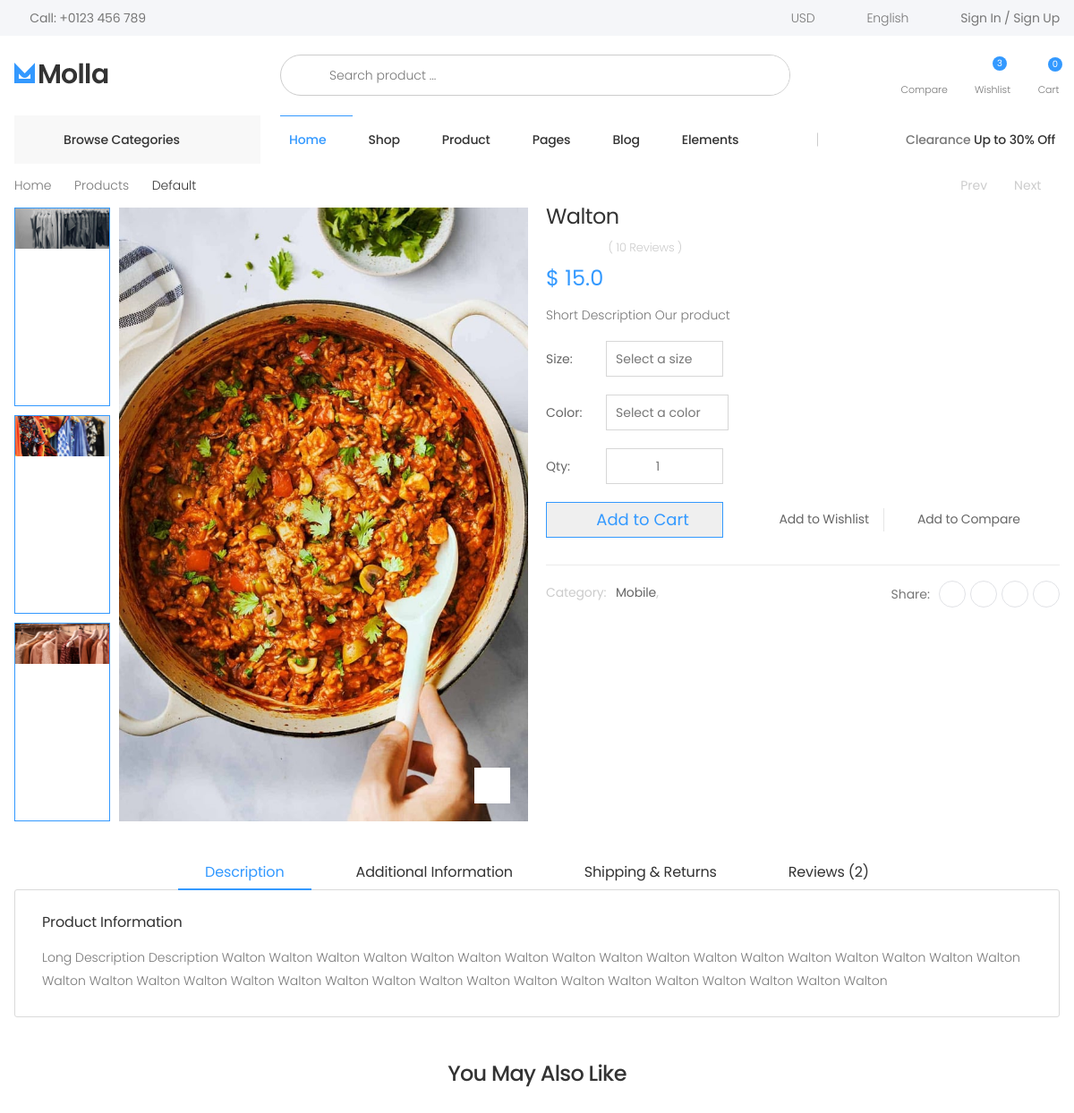
Screenshot of /product/walton/ with the database file from the repository.
### store/models.py (models this page shows, shortened)
class Product(models.Model):
    title = models.CharField(max_length=250, unique=True)
    slug = models.SlugField(unique=True, max_length=250)
    category = models.ForeignKey(Category, related_name='category', on_delete=models.CASCADE)
    featured = models.BooleanField(default=False)
    preview_des = models.CharField(max_length=255, verbose_name='Short Description')
    description = models.TextField(null=True, blank=True, verbose_name='Description')
    image = models.ImageField(upload_to='products', blank=False, null=False)
    price = models.FloatField()
    old_price = models.FloatField(default=0.00, blank=True, null=True)
    in_stock = models.BooleanField(default=True)
    created = models.DateTimeField(auto_now_add=True)
    updated = models.DateTimeField(auto_now=True)
    class Meta:
        ordering = ['-id']

class ProductImages(models.Model):
    product = models.ForeignKey(Product, on_delete=models.CASCADE)
    image = models.FileField(upload_to='prodcut_gallery')
    created = models.DateTimeField(auto_now_add=True)

class Category(models.Model):
    title = models.CharField(max_length=150, unique=True)
    slug = models.SlugField(unique=True, max_length=150)
    featured = models.BooleanField(default=False)
    image = models.ImageField(upload_to='category', blank=True, null=True)
    parent = models.ForeignKey('self', related_name='children', on_delete=models.CASCADE, blank=True, null=True)
    created = models.DateTimeField(auto_now_add=True)
    def __str__(self) -> str:
        return self.title
    class Meta:
        ordering = ['title']
        verbose_name_plural = 'Categories'

### store/views.py (the view)
# urls.py: path('product/<slug>/', views.ProductDetailView.as_view(), name='product-details'),
class ProductDetailView(DetailView):
    model = Product
    template_name = 'store/product.html'
    context_object_name = 'item'
    def get_context_data(self, **kwargs):
        context = super().get_context_data(**kwargs)
        context['product_images'] = ProductImages.objects.filter(product=self.object.id)
        return context

### store/templates/store/product.html (shortened to what this page needs)
{% extends 'base.html' %}
{% load static %}
{% block content %}
<main class="main">
    <nav aria-label="breadcrumb" class="breadcrumb-nav border-0 mb-0">
        <div class="container d-flex align-items-center">
            <ol class="breadcrumb">
                <li class="breadcrumb-item"><a href="index.html">Home</a></li>
                <li class="breadcrumb-item"><a href="#">Products</a></li>
                <li class="breadcrumb-item active" aria-current="page">Default</li>
            </ol>
            <nav class="product-pager ml-auto" aria-label="Product">
                <a class="product-pager-link product-pager-prev" href="#" aria-label="Previous" tabindex="-1">
                    <i class="icon-angle-left"></i>
                    <span>Prev</span>
                </a>
                <a class="product-pager-link product-pager-next" href="#" aria-label="Next" tabindex="-1">
                    <span>Next</span>
                    <i class="icon-angle-right"></i>
                </a>
            </nav>
        </div>
    </nav>
    <div class="page-content">
        <div class="container">
            <div class="product-details-top">
                <div class="row">
                    <div class="col-md-6">
                        <div class="product-gallery product-gallery-vertical">
                            <div class="row">
                                <figure class="product-main-image">
                                    <img id="product-zoom" src="{{item.image.url}}" data-zoom-image="{{item.image.url}}"
                                        alt="product image">
                                    <a href="#" id="btn-product-gallery" class="btn-product-gallery">
                                        <i class="icon-arrows"></i>
                                    </a>
                                </figure>
                                <div id="product-zoom-gallery" class="product-image-gallery">
                                    {% for product_image in product_images %}
                                    <a class="product-gallery-item active" href="#"
                                        data-image="{{product_image.image.url}}"
                                        data-zoom-image="{{product_image.image.url}}">
                                        <img src="{{product_image.image.url}}" alt="product side">
                                    </a>
                                    {% endfor %}
                                </div>
                            </div>
                        </div>
                    </div>
                    <div class="col-md-6">
                        <div class="product-details">
                            <h1 class="product-title">{{item.title}}</h1>
                            <div class="ratings-container">
                                <div class="ratings">
                                    <div class="ratings-val" style="width: 80%;"></div>
                                </div>
                                <a class="ratings-text" href="#product-review-link" id="review-link">( 10 Reviews )</a>
                            </div>
                            <div class="product-price">
                                $ {{item.price}}
                            </div>
                            <div class="product-content">
                                <p>{{item.preview_des}}</p>
                            </div>
                            <form action="{% url 'order:add-to-cart' pk=item.pk %}" method="post">
                                {% if item.variationvalue_set.sizes %}
                                <div class="details-filter-row details-row-size">
                                    <label for="size">Size:</label>
                                    <div class="select-custom">
                                        <select name="size" id="size" class="form-control">
                                            <option value="#" selected="selected">Select a size</option>
                                        </select>
                                    </div>
                                </div>
                                {% endif %}
                                {% if item.variationvalue_set.colors %}
                                <div class="details-filter-row details-row-size">
                                    <label for="color">Color:</label>
                                    <div class="select-custom">
                                        <select name="color" id="size" class="form-control">
                                            <option value="#" selected="selected">Select a color</option>
                                        </select>
                                    </div>
                                </div>
                                {% endif %}
                                <div class="details-filter-row details-row-size">
                                    <label for="qty">Qty:</label>
                                    <div class="product-details-quantity">
                                        <input name="quantity" type="number" id="qty" class="form-control" value="1"
                                            min="1" max="10" step="1" data-decimals="0" required>
                                    </div>
                                </div>
                                <div class="product-details-action">
                                    <button type="submit" class="btn-product btn-cart">Add to Cart</button>
                                    <div class="details-action-wrapper">
                                        <a href="#" class="btn-product btn-wishlist" title="Wishlist"><span>Add to
                                                Wishlist</span></a>
                                        <a href="#" class="btn-product btn-compare" title="Compare"><span>Add to
                                                Compare</span></a>
                                    </div>
                                </div>
                            </form>
                            <div class="product-details-footer">
                                <div class="product-cat">
                                    <span>Category:</span>
                                    <a href="#">{{item.category}}</a>,
                                </div>
                                <div class="social-icons social-icons-sm">
                                    <span class="social-label">Share:</span>
                                    <a href="#" class="social-icon" title="Facebook" target="_blank"><i
                                            class="icon-facebook-f"></i></a>
                                    <a href="#" class="social-icon" title="Twitter" target="_blank"><i
                                            class="icon-twitter"></i></a>
                                    <a href="#" class="social-icon" title="Instagram" target="_blank"><i
                                            class="icon-instagram"></i></a>
                                    <a href="#" class="social-icon" title="Pinterest" target="_blank"><i
                                            class="icon-pinterest"></i></a>
                                </div>
                            </div>
                        </div>
                    </div>
                </div>
            </div>
            <div class="product-details-tab">
                <ul class="nav nav-pills justify-content-center" role="tablist">
                    <li class="nav-item">
                        <a class="nav-link active" id="product-desc-link" data-toggle="tab" href="#product-desc-tab"
                            role="tab" aria-controls="product-desc-tab" aria-selected="true">Description</a>
                    </li>
                    <li class="nav-item">
                        <a class="nav-link" id="product-info-link" data-toggle="tab" href="#product-info-tab" role="tab"
                            aria-controls="product-info-tab" aria-selected="false">Additional information</a>
                    </li>
                    <li class="nav-item">
                        <a class="nav-link" id="product-shipping-link" data-toggle="tab" href="#product-shipping-tab"
                            role="tab" aria-controls="product-shipping-tab" aria-selected="false">Shipping & Returns</a>
                    </li>
                    <li class="nav-item">
                        <a class="nav-link" id="product-review-link" data-toggle="tab" href="#product-review-tab"
                            role="tab" aria-controls="product-review-tab" aria-selected="false">Reviews (2)</a>
                    </li>
                </ul>
                <div class="tab-content">
                    <div class="tab-pane fade show active" id="product-desc-tab" role="tabpanel"
                        aria-labelledby="product-desc-link">
                        <div class="product-desc-content">
                            <h3>Product Information</h3>
                            <p>{{item.description}}</p>
                        </div>
                    </div>
                </div>
            </div>
            <h2 class="title text-center mb-4">You May Also Like</h2>
        </div>
    </div>
</main>
{% endblock content %}

### rows the page displays
Product: image (picture), title "Walton", price "15.0", preview_des "Short Description Our product", category "Mobile", description "Long Description Description Walton Walton Walton Walton Walton Walton Walton Walton Walton Walton Walton Walton Walton Walton Walton Walton Walton Walton Walton Walton Walton Walton Walton Walton Walton Walton Walton Walton Walton Walton Walton Walton Walton Walton Walton"
ProductImages: image (picture)
ProductImages: image (picture)
ProductImages: image (picture)
